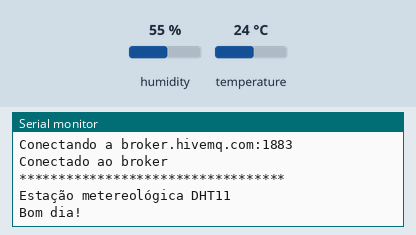
This sketch was run on a simulated ESP8266 (NodeMCU). On the bench: the last lines printed to the serial monitor. The test bench sets the inputs (shaded band); at power-on: humidity 55 %, temperature 24 °C. WiFi joins after 1.5 s; servers stay silent unless stated; network time is answered at once with the bench clock; the local clock reads 2024-03-15 10:24:30 at power-on unless the sketch sets it; no MQTT or app messages arrive unless stated.

Above: at 6.2 s.
6.3 s: humidity set to 22 %
At 21.1 s:
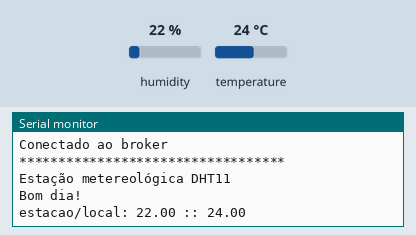
28.7 s: temperature set to 12 °C
At 41.3 s:
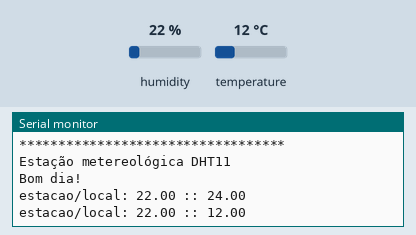
51.1 s: humidity set to 40 %
At 61.4 s:
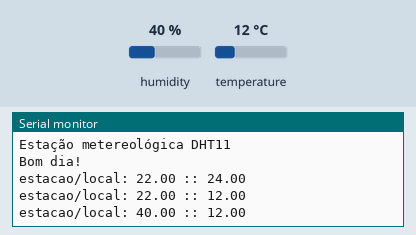

The sketch:

Estacao-Meterologica-DHT11-TimeStamped-DISTRO.ino
```cpp
#include <ESP8266WiFi.h>
#include <PubSubClient.h>
#include <DHT.h>
#include <NTPClient.h>
#include <WiFiUdp.h>
#include <TimeLib.h>

const char* ssid =  "SSID DA SUA REDE";
const char* password =  "SUA SENHA";
const char* mqttServer = "broker.hivemq.com";
const int mqttPort = 1883;
const char* mqttUser = "" ; //Usuário no broker se o broker exigir
const char* mqttPassword = "" ; //Senha
const char* clientId = "";  // cliente se broker exigir precisar
String rtopico = "estacao/local";

void setup_wifi();
void setup_broker();
void pub_variaveis(float temperatura, float umidade);
void pub_hora(NTPClient time);
void serialEcho(float temperatura, float umidade);


#define  INTERVALO  20000

WiFiClient espClient;
PubSubClient client(espClient);
WiFiUDP ntpUDP;
NTPClient timeClient(ntpUDP, "europe.pool.ntp.org", -3*3600, 60000);
DHT dht(D3, DHT11); // sensor DHT11 ou DHT22?  montado no pino D3 ou Dx?
long lastMsg = 0;


void setup()
{
          delay(1000);
          Serial.begin(115200);
          delay(2000);
          setup_wifi();
          setup_broker();
          dht.begin();
          timeClient.begin();
          Serial.println("\n\n\n**********************************\nEstação metereológica DHT11\nBom dia!\n");

}


void loop()
{
          if (!client.connected())   // caso perder conexão reconecta
                setup_broker();
          long now = millis();
          if (now - lastMsg > INTERVALO) {
                timeClient.update();
                lastMsg = now;
                float umidade = dht.readHumidity();
                float temperatura = dht.readTemperature();
                pub_variaveis(temperatura, umidade);
                pub_hora(timeClient);
                serialEcho(temperatura, umidade);
          }
}

void setup_wifi()
{
          delay(10);
          Serial.print("\n\n\n\nConectando rede ");
          Serial.println(ssid);
          WiFi.begin(ssid, password);
          for (int i = 0; WiFi.status() != WL_CONNECTED; i++) {
              delay(500);
              Serial.print(".");
              if (i % 80 == 79)
                  Serial.println("\nConexão mal sucedida. Retentando...");

             }
          Serial.print("\nWiFi conectado IP: ");
          Serial.println(WiFi.localIP());
}

void setup_broker()
{
          client.setServer(mqttServer, mqttPort);
          delay(500);
          Serial.print("Conectando a ");
          Serial.print(mqttServer);
          Serial.print(":");
          Serial.println(mqttPort);
          for (int i = 0; !client.connected() && i < 30; i++) {    // tenta ate 30 vezes
                    if (client.connect(clientId, mqttUser, mqttPassword )) {
                        Serial.println("Conectado ao broker");
                    } else {
                              Serial.print("Falhou conexao com o broker ");
                              Serial.println(client.state());
                              delay(2000);
                    }
          }
}


void pub_variaveis(float temperatura, float umidade)
{
          String topic ;
          String msg ;
          topic = rtopico + (String)"/umidade";
          msg = (String)umidade;
          client.publish(topic.c_str(), msg.c_str());
          topic = rtopico + (String)"/temperatura";
          msg = (String)temperatura;
          client.publish(topic.c_str(), msg.c_str());
}


void pub_hora(NTPClient time)
{
    long tt = time.getEpochTime() - 3*3600;
    String sep[6] = {"/","/"," ",":",":"," "};
    int tnow[6];
    tnow[0] = year(tt);
    tnow[1] = month(tt);
    tnow[2] = day(tt);
    tnow[3] = time.getHours();
    tnow[4] = time.getMinutes();
    tnow[5] = time.getSeconds();
      String topic ;
      String msg = "";
      topic = rtopico + (String)"/hora";
      for(int i=0;i<6;i++)
        msg = msg + (String)tnow[i] + sep[i];
      client.publish(topic.c_str(), msg.c_str());

}

void serialEcho(float temperatura, float umidade)
{
          Serial.print(rtopico);
          Serial.print(": ");
          Serial.print(umidade);
          Serial.print(" :: ");
          Serial.println(temperatura);
}
```

Measured:
- after the input at 6.3 s, the serial monitor: prints a new line after 13.8 s (image 1)
- after the input at 28.7 s, the serial monitor: prints a new line after 11.3 s (image 2)
- after the input at 51.1 s, the serial monitor: prints a new line after 8.9 s (image 3)
